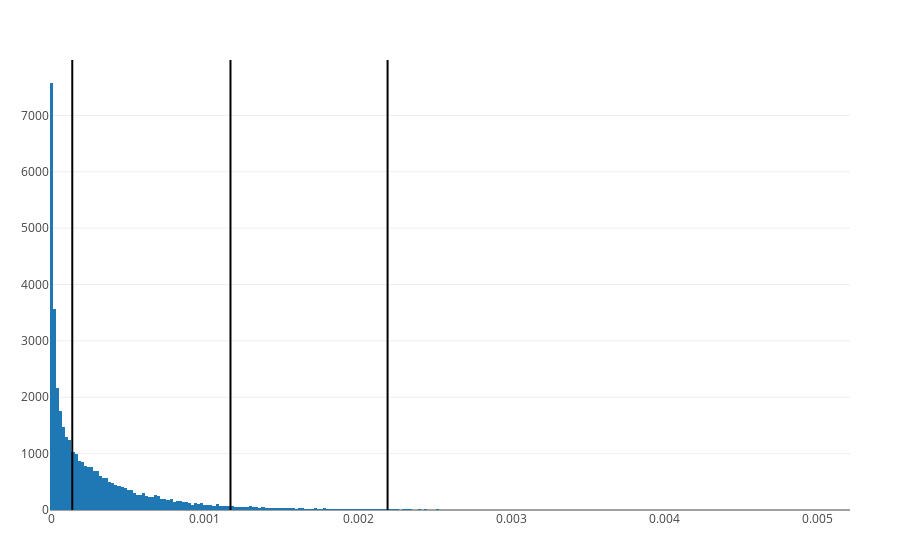

Notebook code for this chart:
### Code cell
plot([
        histogram(;x=filter(!iszero, vec(_diff)))
        ], Layout(;shapes=PlotlyJS.vline(quantile(filter(!iszero, vec(_diff)), [.5,.95,.99]))))

### Figure 1 — Plotly figure (JSON) as saved in the notebook; plotly's stock layout.template omitted (floating-point values rounded to 4 significant figures; data arrays with more than 128 entries replaced by an {"elided": "..."} marker saying what was removed)
{"data": [{"type": "histogram", "x": {"elided": "38639 float values"}}], "layout": {"autosize": true, "margin": {"b": 50, "l": 50, "r": 50, "t": 60}, "shapes": [{"type": "line", "x0": 0.0001353, "x1": 0.0001353, "xref": "x", "y0": 0, "y1": 1, "yref": "paper"}, {"type": "line", "x0": 0.001168, "x1": 0.001168, "xref": "x", "y0": 0, "y1": 1, "yref": "paper"}, {"type": "line", "x0": 0.002193, "x1": 0.002193, "xref": "x", "y0": 0, "y1": 1, "yref": "paper"}], "xaxis": {"autorange": true, "range": [-1e-05, 0.00521], "type": "linear"}, "yaxis": {"autorange": true, "range": [0, 7983.0]}}}
